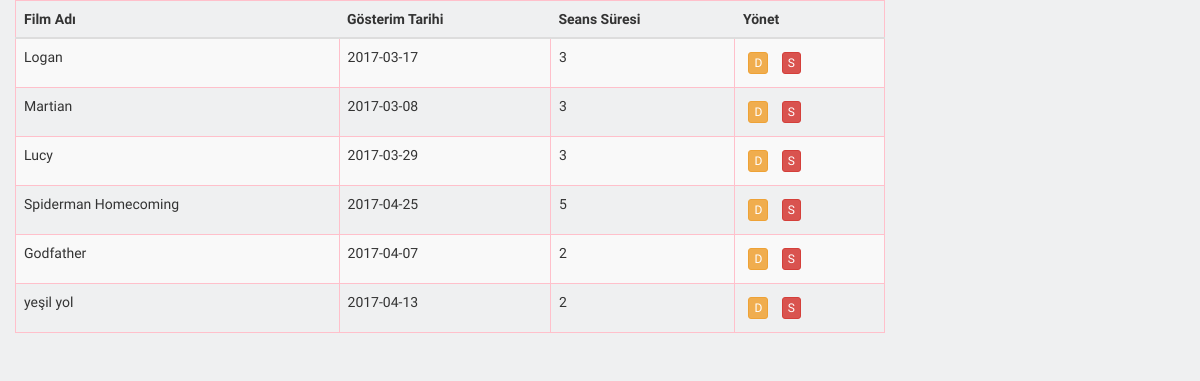
Page /panel/film-index.php on the committed database.
### tables this page shows
CREATE TABLE `filmler` (
  `id` int(2) NOT NULL,
  `film_adi` varchar(50) NOT NULL,
  `oyuncular` varchar(175) NOT NULL,
  `ozet` varchar(500) NOT NULL,
  `fragman` varchar(200) NOT NULL,
  `afis` varchar(60) NOT NULL,
  `seans` int(2) NOT NULL,
  `gosterim_tarihi` date NOT NULL DEFAULT '2017-03-29',
  `gosterim_turu` tinyint(1) NOT NULL
);

### panel/film-index.php (the view, shortened to what this page needs)
<!DOCTYPE html>
<html lang="en">
<head>
    <link href="css/bootstrap.css" rel="stylesheet" type="text/css">
    <link href= "css/font-awesome.min.css" rel="stylesheet">
    <link href="css/hover.css" rel="stylesheet">
    <link href="css/jasny-bootstrap.min.css" rel="stylesheet">
     <link href="css/datatables.min.css" rel="stylesheet">
    <link href="css/ayar.css" rel="stylesheet">
</head>
<body>
<?php include ("connect.php"); ?>
    <div class="row">
        <div class="col-md-9">
            <div class="row">
                <table class="dataTable-example table table-striped">
                <thead>
                    <tr>
                        <th>Film Adı</th>
                        <th>Gösterim Tarihi</th>
                        <th>Seans Süresi</th>
                        <th>Yönet</th>
                    </tr>
                    </thead>
                    <tbody>
                      <?php
                     $filmler = $db ->prepare("select * from filmler");
                     $filmler -> execute(array());
                     $dizi = $filmler -> fetchALL(PDO::FETCH_ASSOC);
                     foreach ($dizi as $elements) {
                        $id = $elements["id"];
                        $film_adi= $elements["film_adi"];
                        $seans = $elements["seans"];
                        $gosterim_tarihi = $elements["gosterim_tarihi"];
                        echo ' <tr>
                        <td>'.$film_adi.'</td>
                        <td>'.$gosterim_tarihi.'</td>
                        <td>'.$seans.'</td>
                        <td>
                        <a class="btn btn-warning btn-xs" href="filmler.php?x=filmduzenle&id='.$id.'" role="button">D</a>
                        <a class="btn btn-danger btn-xs" href="film_sil.php?k='.$id.'" role="button">S</a></td>
                        </tr>';
                     }
                      ?>
                    </tbody>
                </table>
            </div>
        </div>
    </div>
</body>
</html>

### panel/css/ayar.css (style rules this page uses)
html,body { font-family: 'Work Sans', sans-serif; }
.row { margin-left: 0px; margin-right: 0px; }
body { background: #EFF0F1; }
table td { border-top: none !important; }
table , tr, td { border: 1px solid pink; }
.btn-xs { margin: 5px; }

### rows in the picture
filmler: film_adi "Logan", gosterim_tarihi "2017-03-17", seans "3"
filmler: film_adi "Martian", gosterim_tarihi "2017-03-08", seans "3"
filmler: film_adi "Lucy", gosterim_tarihi "2017-03-29", seans "3"
filmler: film_adi "Spiderman Homecoming", gosterim_tarihi "2017-04-25", seans "5"
filmler: film_adi "Godfather", gosterim_tarihi "2017-04-07", seans "2"
filmler: film_adi "yeşil yol", gosterim_tarihi "2017-04-13", seans "2"
